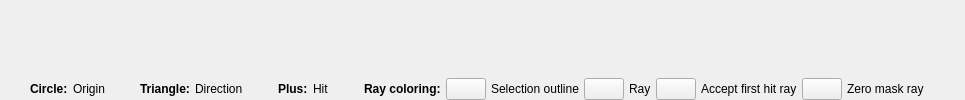
             <widget class="QWidget" name="right_widget_" native="true">
              <property name="sizePolicy">
               <sizepolicy hsizetype="Preferred" vsizetype="Preferred">
                <horstretch>0</horstretch>
                <verstretch>0</verstretch>
               </sizepolicy>
              </property>
              <layout class="QHBoxLayout" name="vertical_layout_ray_left_" stretch="100,1">
               <property name="leftMargin">
                <number>0</number>
               </property>
               <property name="topMargin">
                <number>0</number>
               </property>
               <property name="rightMargin">
                <number>0</number>
               </property>
               <property name="bottomMargin">
                <number>0</number>
               </property>
               <item>
                <layout class="QVBoxLayout" name="render_layout_" stretch="1,100,1">
                 <property name="leftMargin">
                  <number>0</number>
                 </property>
                 <property name="topMargin">
                  <number>0</number>
                 </property>
                 <property name="rightMargin">
                  <number>0</number>
                 </property>
                 <property name="bottomMargin">
                  <number>0</number>
                 </property>
                 <item>
                  <widget class="ViewerContainerWidget" name="viewer_container_widget_" native="true"/>
                 </item>
                 <item>
                  <widget class="QFrame" name="renderer_frame">
                   <layout class="QVBoxLayout" name="renderer_frame_layout_">
                    <property name="leftMargin">
                     <number>0</number>
                    </property>
                    <property name="topMargin">
                     <number>0</number>
                    </property>
                    <property name="rightMargin">
                     <number>0</number>
                    </property>
                    <property name="bottomMargin">
                     <number>0</number>
                    </property>
                    <item>
                     <widget class="RendererWidget" name="tlas_scene_" native="true">
                      <property name="sizePolicy">
                       <sizepolicy hsizetype="Expanding" vsizetype="Expanding">
                        <horstretch>0</horstretch>
                        <verstretch>0</verstretch>
                       </sizepolicy>
                      </property>
                      <property name="minimumSize">
                       <size>
                        <width>1</width>
                        <height>1</height>
                       </size>
                      </property>
                     </widget>
                    </item>
                   </layout>
                  </widget>
                 </item>
                 <item>
                  <layout class="QGridLayout" name="grid_layout_">
                   <property name="leftMargin">
                    <number>0</number>
                   </property>
                   <property name="topMargin">
                    <number>0</number>
                   </property>
                   <property name="rightMargin">
                    <number>0</number>
                   </property>
                   <property name="bottomMargin">
                    <number>0</number>
                   </property>
                   <property name="spacing">
                    <number>5</number>
                   </property>
                   <item row="0" column="0">
                    <spacer name="horizontal_spacer_legend_1_">
                     <property name="orientation">
                      <enum>Qt::Horizontal</enum>
                     </property>
                     <property name="sizeType">
                      <enum>QSizePolicy::Fixed</enum>
                     </property>
                     <property name="sizeHint" stdset="0">
                      <size>
                       <width>30</width>
                       <height>20</height>
                      </size>
                     </property>
                    </spacer>
                   </item>
                   <item row="0" column="1">
                    <widget class="ScaledLabel" name="label_legend_circle_">
                     <property name="sizePolicy">
                      <sizepolicy hsizetype="Minimum" vsizetype="Fixed">
                       <horstretch>0</horstretch>
                       <verstretch>0</verstretch>
                      </sizepolicy>
                     </property>
                     <property name="font">
                      <font>
                       <weight>75</weight>
                       <bold>true</bold>
                       <underline>false</underline>
                       <stylestrategy>PreferAntialias</stylestrategy>
                      </font>
                     </property>
                     <property name="text">
                      <string>Circle:</string>
                     </property>
                    </widget>
                   </item>
                   <item row="0" column="2">
                    <widget class="ScaledLabel" name="label_legend_origin_">
                     <property name="sizePolicy">
                      <sizepolicy hsizetype="Minimum" vsizetype="Fixed">
                       <horstretch>0</horstretch>
                       <verstretch>0</verstretch>
                      </sizepolicy>
                     </property>
                     <property name="font">
                      <font>
                       <weight>50</weight>
                       <bold>false</bold>
                       <underline>false</underline>
                       <stylestrategy>PreferAntialias</stylestrategy>
                      </font>
                     </property>
                     <property name="text">
                      <string>Origin</string>
                     </property>
                    </widget>
                   </item>
                   <item row="0" column="3">
                    <spacer name="horizontal_spacer_legend_2_">
                     <property name="orientation">
                      <enum>Qt::Horizontal</enum>
                     </property>
                     <property name="sizeType">
                      <enum>QSizePolicy::Fixed</enum>
                     </property>
                     <property name="sizeHint" stdset="0">
                      <size>
                       <width>30</width>
                       <height>20</height>
                      </size>
                     </property>
                    </spacer>
                   </item>
                   <item row="0" column="4">
                    <widget class="ScaledLabel" name="label_legend_triangle_">
                     <property name="sizePolicy">
                      <sizepolicy hsizetype="Minimum" vsizetype="Fixed">
                       <horstretch>0</horstretch>
                       <verstretch>0</verstretch>
                      </sizepolicy>
                     </property>
                     <property name="font">
                      <font>
                       <weight>75</weight>
                       <bold>true</bold>
                       <underline>false</underline>
                       <stylestrategy>PreferAntialias</stylestrategy>
                      </font>
                     </property>
                     <property name="text">
                      <string>Triangle:</string>
                     </property>
                    </widget>
                   </item>
                   <item row="0" column="5">
                    <widget class="ScaledLabel" name="label_legend_direction_">
                     <property name="sizePolicy">
                      <sizepolicy hsizetype="Minimum" vsizetype="Fixed">
                       <horstretch>0</horstretch>
                       <verstretch>0</verstretch>
                      </sizepolicy>
                     </property>
                     <property name="font">
                      <font>
                       <weight>50</weight>
                       <bold>false</bold>
                       <underline>false</underline>
                       <stylestrategy>PreferAntialias</stylestrategy>
                      </font>
                     </property>
                     <property name="text">
                      <string>Direction</string>
                     </property>
                    </widget>
                   </item>
                   <item row="0" column="6">
                    <spacer name="horizontal_spacer_legend_3_">
                     <property name="orientation">
                      <enum>Qt::Horizontal</enum>
                     </property>
                     <property name="sizeType">
                      <enum>QSizePolicy::Fixed</enum>
                     </property>
                     <property name="sizeHint" stdset="0">
                      <size>
                       <width>30</width>
                       <height>20</height>
                      </size>
                     </property>
                    </spacer>
                   </item>
                   <item row="0" column="7">
                    <widget class="ScaledLabel" name="label_legend_plus_">
                     <property name="sizePolicy">
                      <sizepolicy hsizetype="Minimum" vsizetype="Fixed">
                       <horstretch>0</horstretch>
                       <verstretch>0</verstretch>
                      </sizepolicy>
                     </property>
                     <property name="font">
                      <font>
                       <weight>75</weight>
                       <bold>true</bold>
                       <underline>false</underline>
                       <stylestrategy>PreferAntialias</stylestrategy>
                      </font>
                     </property>
                     <property name="text">
                      <string>Plus:</string>
                     </property>
                    </widget>
                   </item>
                   <item row="0" column="8">
                    <widget class="ScaledLabel" name="label_legend_hit_">
                     <property name="sizePolicy">
                      <sizepolicy hsizetype="Minimum" vsizetype="Fixed">
                       <horstretch>0</horstretch>
                       <verstretch>0</verstretch>
                      </sizepolicy>
                     </property>
                     <property name="font">
                      <font>
                       <weight>50</weight>
                       <bold>false</bold>
                       <underline>false</underline>
                       <stylestrategy>PreferAntialias</stylestrategy>
                      </font>
                     </property>
                     <property name="text">
                      <string>Hit</string>
                     </property>
                    </widget>
                   </item>
                   <item row="0" column="9">
                    <spacer name="horizontal_spacer_legend_4_">
                     <property name="orientation">
                      <enum>Qt::Horizontal</enum>
                     </property>
                     <property name="sizeType">
                      <enum>QSizePolicy::Fixed</enum>
                     </property>
                     <property name="sizeHint" stdset="0">
                      <size>
                       <width>30</width>
                       <height>20</height>
                      </size>
                     </property>
                    </spacer>
                   </item>
                   <item row="0" column="10">
                    <spacer name="horizontal_spacer_12_">
                     <property name="orientation">
                      <enum>Qt::Horizontal</enum>
                     </property>
                     <property name="sizeType">
                      <enum>QSizePolicy::Expanding</enum>
                     </property>
                     <property name="sizeHint" stdset="0">
                      <size>
                       <width>5</width>
                       <height>5</height>
                      </size>
                     </property>
                    </spacer>
                   </item>
                   <item row="0" column="11">
                    <widget class="ScaledLabel" name="label_ray_coloring_">
                     <property name="sizePolicy">
                      <sizepolicy hsizetype="Minimum" vsizetype="Fixed">
                       <horstretch>0</horstretch>
                       <verstretch>0</verstretch>
                      </sizepolicy>
                     </property>
                     <property name="font">
                      <font>
                       <weight>75</weight>
                       <bold>true</bold>
                       <underline>false</underline>
                       <stylestrategy>PreferAntialias</stylestrategy>
                      </font>
                     </property>
                     <property name="text">
                      <string>Ray coloring:</string>
                     </property>
                    </widget>
                   </item>
                   <item row="0" column="12">
                    <widget class="DispatchLegend" name="selected_ray_color_legend_"/>
                   </item>
                   <item row="0" column="13">
                    <widget class="ScaledLabel" name="label_legend_selected_ray_color_">
                     <property name="sizePolicy">
                      <sizepolicy hsizetype="Minimum" vsizetype="Fixed">
                       <horstretch>0</horstretch>
                       <verstretch>0</verstretch>
                      </sizepolicy>
                     </property>
                     <property name="font">
                      <font>
                       <weight>50</weight>
                       <bold>false</bold>
                       <underline>false</underline>
                       <stylestrategy>PreferAntialias</stylestrategy>
                      </font>
                     </property>
                     <property name="toolTip">
                      <string>The outline color of the currently selected ray.</string>
                     </property>
                     <property name="text">
                      <string>Selection outline</string>
                     </property>
                    </widget>
                   </item>
                   <item row="0" column="14">
                    <widget class="DispatchLegend" name="ray_color_legend_"/>
                   </item>
                   <item row="0" column="15">
                    <widget class="ScaledLabel" name="label_legend_ray_color_">
                     <property name="sizePolicy">
                      <sizepolicy hsizetype="Minimum" vsizetype="Fixed">
                       <horstretch>0</horstretch>
                       <verstretch>0</verstretch>
                      </sizepolicy>
                     </property>
                     <property name="font">
                      <font>
                       <weight>50</weight>
                       <bold>false</bold>
                       <underline>false</underline>
                       <stylestrategy>PreferAntialias</stylestrategy>
                      </font>
                     </property>
                     <property name="toolTip">
                      <string>Used for primary or main path rays.</string>
                     </property>
                     <property name="text">
                      <string>Ray</string>
                     </property>
                    </widget>
                   </item>
                   <item row="0" column="16">
                    <widget class="DispatchLegend" name="accept_first_hit_ray_legend_"/>
                   </item>
                   <item row="0" column="17">
                    <widget class="ScaledLabel" name="label_accept_first_hit_ray_color_">
                     <property name="sizePolicy">
                      <sizepolicy hsizetype="Minimum" vsizetype="Fixed">
                       <horstretch>0</horstretch>
                       <verstretch>0</verstretch>
                      </sizepolicy>
                     </property>
                     <property name="font">
                      <font>
                       <weight>50</weight>
                       <bold>false</bold>
                       <underline>false</underline>
                       <stylestrategy>PreferAntialias</stylestrategy>
                      </font>
                     </property>
                     <property name="toolTip">
                      <string>Often used for rays that check for shadows. Using this flag will terminate the traversal loop early and may help with performance when checking for occlusion.</string>
                     </property>
                     <property name="text">
                      <string>Accept first hit ray</string>
                     </property>
                    </widget>
                   </item>
                   <item row="0" column="18">
                    <widget class="DispatchLegend" name="zero_mask_ray_legend_"/>
                   </item>
                   <item row="0" column="19">
                    <widget class="ScaledLabel" name="label_zero_mask_ray_color_">
                     <property name="sizePolicy">
                      <sizepolicy hsizetype="Minimum" vsizetype="Fixed">
                       <horstretch>0</horstretch>
                       <verstretch>0</verstretch>
                      </sizepolicy>
                     </property>
                     <property name="font">
                      <font>
                       <weight>50</weight>
                       <bold>false</bold>
                       <underline>false</underline>
                       <stylestrategy>PreferAntialias</stylestrategy>
                      </font>
                     </property>
                     <property name="toolTip">
                      <string>A ray can't hit anything if it has a zero mask. You can identify these rays quickly by searching for this color.</string>
                     </property>
                     <property name="text">
                      <string>Zero mask ray</string>
                     </property>
                    </widget>
                   </item>
                   <item row="0" column="20">
                    <spacer name="horizontal_spacer_legend_5_">
                     <property name="orientation">
                      <enum>Qt::Horizontal</enum>
                     </property>
                     <property name="sizeType">
                      <enum>QSizePolicy::Fixed</enum>
                     </property>
                     <property name="sizeHint" stdset="0">
                      <size>
                       <width>30</width>
                       <height>20</height>
                      </size>
                     </property>
                    </spacer>
                   </item>
                  </layout>
                 </item>
                </layout>
               </item>
               <item>
                <widget class="SidePaneContainer" name="side_panel_container_" native="true"/>
               </item>
              </layout>
             </widget>
